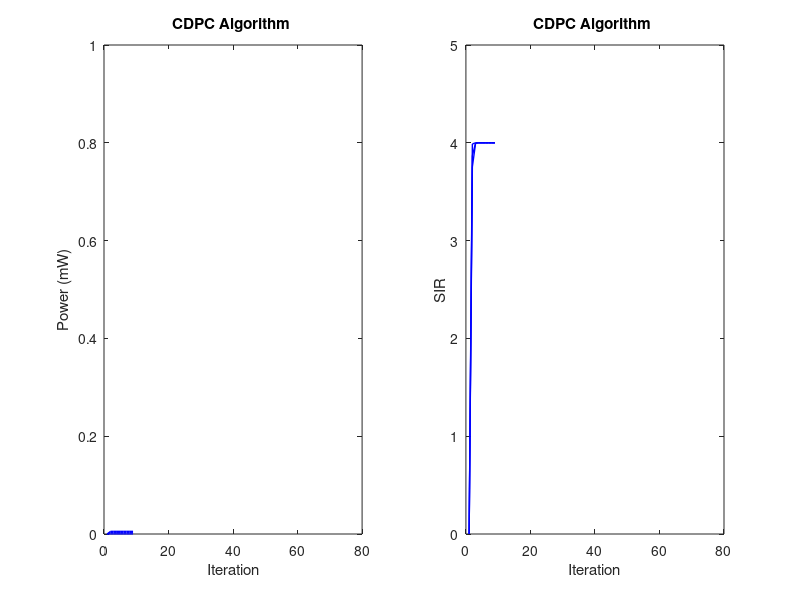
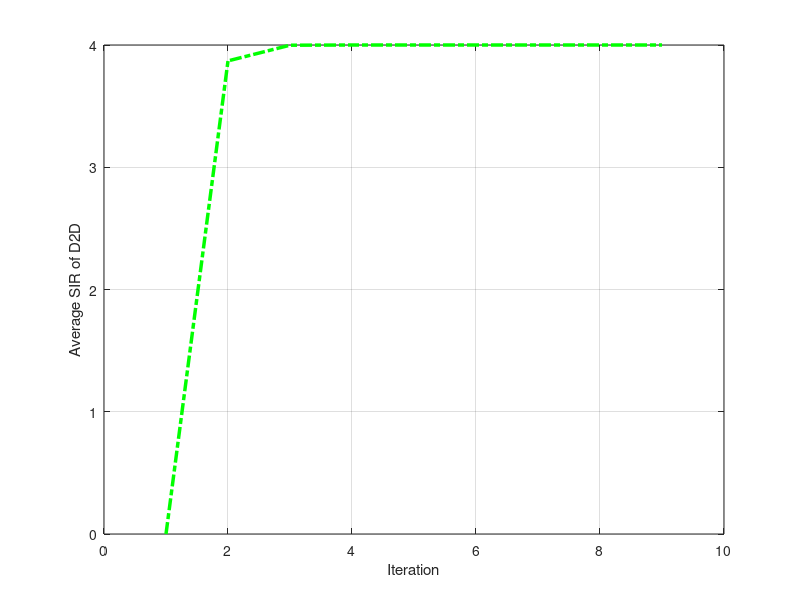
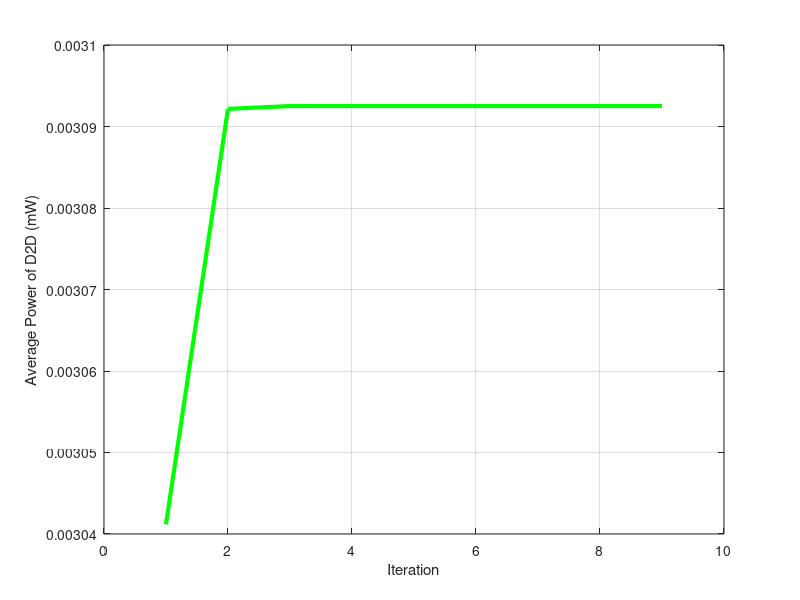

Here is the MATLAB script that generated these plots, in order:
clc
clear;
noOfNodes = 3;
rand('state', 0);
sig2=0.2e-16;
pmax=1e-3;
%c=550000000;
c=1;
b=10000;
pc=0;
sirsu_tar=5;
%d=r:100:1000;
d=rand(1,noOfNodes)*2000;
d=sort(d);
h=1./(d.^4);
pow_ini=ones(1,noOfNodes)*2.22e-16;
p=pow_ini;
for t=1:80
    pow=p;
for i=1:noOfNodes
    sump(i)=p*h';
    sir(i)=128*p(i)*h(i)/(sump(i)-p(i)*h(i)+sig2);
    %p(i)=(sirsu_tar/sir(i))*pow(i)-c*(pow(i)/sir(i))^2;
    %p(i)=(sirsu_tar/sir(i))*pow(i)-c*(10^(0.05*h(i,j)))*(pow(i)/sir(i));
    %p(i)=(sirsu_tar/sir(i))*pow(i)-g*((h(i)^(-0.25))-(max(h))^(-0.25))*pow(i)/sir(i);
    x(i)=pow(i)/sir(i);
    %p(i)=(sirsu_tar/sir(i))*pow(i);
    sigmoid_factor(i) = 2/(1+exp(-2.*((b/c).*(sir(i)/h(i)))))-1;
    p(i)=(sirsu_tar.*x(i))-x(i).*sigmoid_factor(i);
    p(i)=min(p(i),pmax);
    pt(i,t)=pow(i);
    sirt(i,t)=sir(i);
    end
av_pow(t)=sum(p)/noOfNodes;
t1(t)=t;
sir_su(t)=sum(sir)/noOfNodes;
if norm(pow - p) <= 1.0e-20
        break;
end
end
%sump
sir;
av_sir=sum(sir)/noOfNodes;
av_p=sum(p)/noOfNodes;
p;
t;
jcost = ones(noOfNodes,1);
for i=1:noOfNodes
    prec(i)=p(i)*h(i);
    %jcost(i)=b*p(i)+c*(sirsu_tar-sir(i))^2;
    %jcost(i)=(sirsu_tar-sir(i))^(2)+b*p(i);
    sigmoid_factor(i) = 2/(1+exp(-2.*((b/c).*(sir(i)/h(i)))))-1;
    %jcost(i)=(2*h(i)/sir(i))*sigmoid_factor(i)+c*(sirsu_tar-sir(i))^2;
    %jcost(i,:)=(2*h(i)/sirt(i,:))*sigmoid_factor(i)+c*(sirsu_tar-sir(i))^2;
end
%prec
figure(2)
cc=hsv(noOfNodes);

for i=1:noOfNodes
    subplot(1,2,1)
    plot(t1,pt(i,:)*1000,'b - ','LineWidth',1)
    xlabel('Iteration')
    ylabel('Power (mW)')
    title('CDPC Algorithm ')
    axis([0 80 0 1])
    hold on
    subplot(1,2,2)
    plot(t1,sirt(i,:),'b -','LineWidth',1)
    xlabel('Iteration')
    ylabel('SIR')
    title('CDPC Algorithm ')
    axis([0 80 0 5])
    hold on

end

set(gcf, 'Color', 'w');
figure(3)
plot(t1,sir_su,'g -.','LineWidth',2.5,'MarkerSize',5)
   xlabel('Iteration')
   ylabel('Average SIR of D2D')
   %title('Equilibrium Power ')
  % box off, axis xy
   hold on
   grid on
   %axis([0 300 4 5])
   set(gcf, 'Color', 'w');
   figure(4)
%subplot(2,2,3)
plot(t1,av_pow*1000,'g -','LineWidth',3)
   xlabel('Iteration')
   ylabel('Average Power of D2D (mW)')
   %title('Equilibrium Power ')
   %box off, axis xy
   %legend ('CDPC Algorithm')
   hold on
   grid on
   
   %axis([0 300 4 5])
 %  sir=sort(sir)
 p=sort(p);  
 n=1:20;
 set(gcf, 'Color', 'w');
  